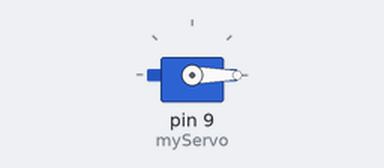
This sketch was run on a simulated Arduino Uno, built with avr-gcc and run on an emulated ATmega328P. Shown: servo.

Above: at 0.05 s.
At 0.85 s:
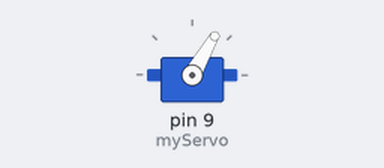
At 1.65 s:
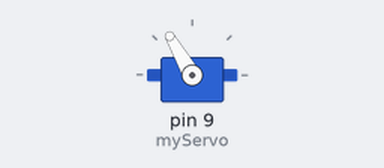
At 3.2 s:
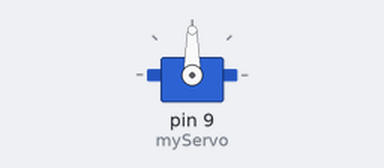
Timing chart, 0 to 7.4 s (numbered marks = the images above):
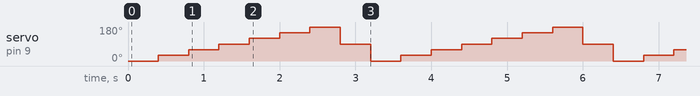

The sketch:

motor_servo_16.ino
```cpp
// snippet: motor_servo_16
// tags: servo, pwm, angle, sweep, millis
// boards: avr, megaavr, nano33iot, rp2040
// not-tags: romi32u4
// library: Servo
// description: Servo playback: Servo on pin 9 replays a hardcoded sequence of 8 angles {0,30,60,90,120,150,180,90}
// prompts: servo, playback, servo, replays, hardcoded, sequence
// verified: compile-only
// source: kd-generated (id 16)
// exact-include: Servo.h

#include <Servo.h>

Servo myServo;
const int angles[] = {0, 30, 60, 90, 120, 150, 180, 90};
const int numAngles = sizeof(angles) / sizeof(angles[0]);
int currentAngleIndex = 0;
unsigned long prevMs = 0;
const unsigned long HOLD_TIME = 400;  // 400ms hold time for each angle

void setup() {
  myServo.attach(9);
  myServo.write(angles[currentAngleIndex]);
}

void loop() {
  unsigned long now = millis();
  if (now - prevMs >= HOLD_TIME) {
    prevMs = now;
    currentAngleIndex++;
    if (currentAngleIndex >= numAngles) {
      currentAngleIndex = 0;  // Loop back to the start
    }
    myServo.write(angles[currentAngleIndex]);
  }
}
```

Measured:
- by itself, servo on pin 9 (myServo): repeats every 3.2 s: 60° 0.40 s, 90° 0.40 s, 120° 0.40 s, 150° 0.40 s, 180° 0.40 s, 90° 0.40 s, 0° 0.40 s, 30° 0.40 s
